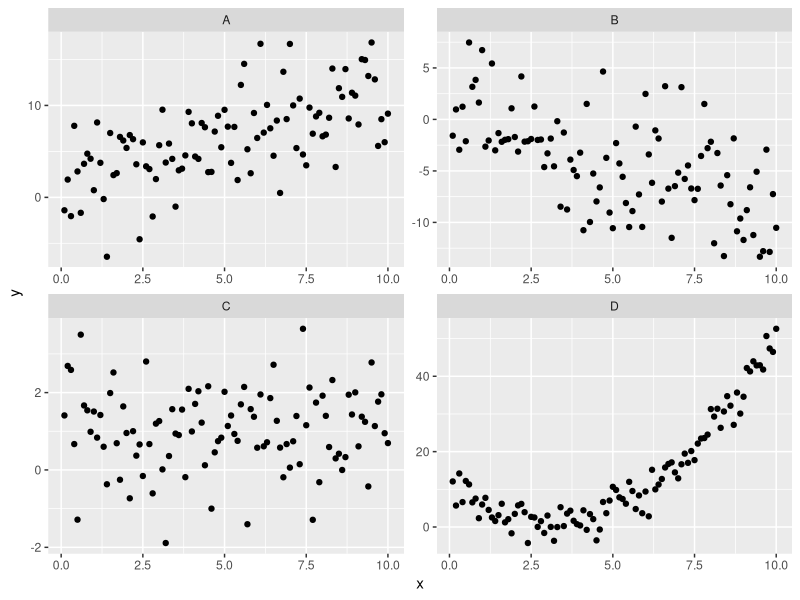

Write R code to recreate this figure. (Note: this script raises an error after producing the figure.)
## ---- chunk 1
knitr::opts_chunk$set(echo = FALSE, message=FALSE)
## ---- chunk 2
library(tidyr)
library(dplyr)
library(ggplot2)
set.seed(1)
x <- 1:100/10
A <- 1 + x + rnorm(100, 0, 4)
B <- 1 - x + rnorm(100, 0, 4)
C <- 1 + rnorm(100,0,1)
D <- 1 + (x-3)^2 + rnorm(100,0,3)
all_data <- gather(data_frame(x, A, B, C, D), Dataset, y, -x)
all_data %>% 
  ggplot(aes(x=x, y=y)) + 
  facet_wrap(~Dataset, nrow=2, scales = "free") +
    geom_point()
## ---- chunk 3
all_data %>% group_by(Dataset) %>% summarize(cor(x,y)) -> cors
sample(c(0.359, -0.827, round(cors$`cor(x, y)`, 3)))
## ---- chunk 4
library(rio)
gain <- import("Ex12.16.txt")
summary(lm(Y ~ X1 + X2 + X3, data=gain))
